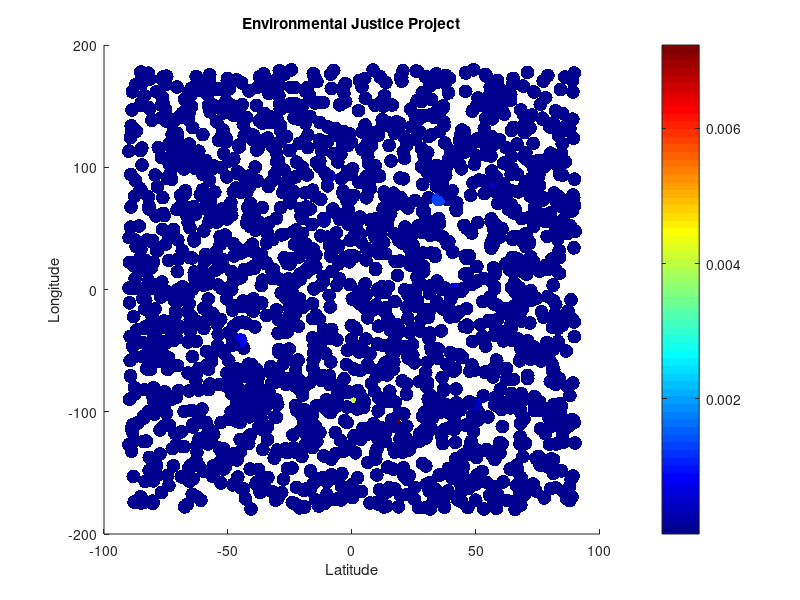
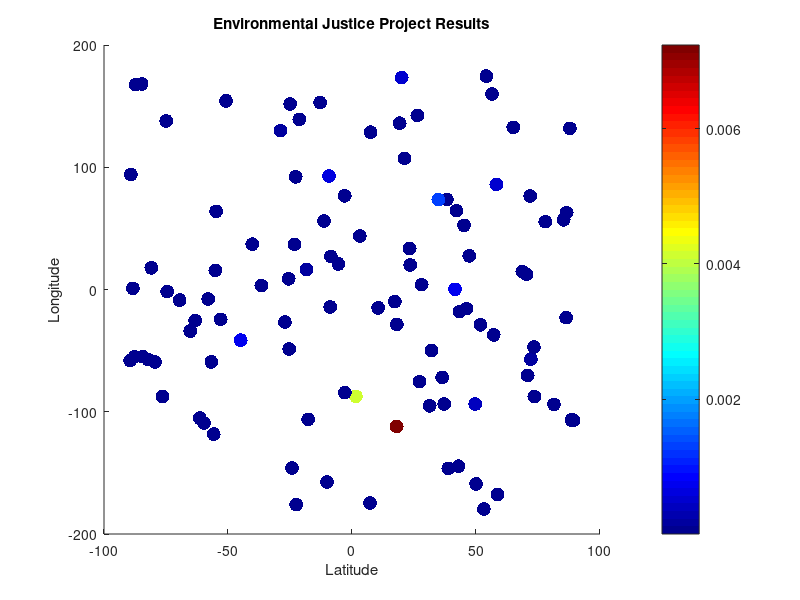

The MATLAB source for these figures, in order:
%% Create variables

% Create the data set for the Environmental Justice Project
numLocations = 2000;

locationLat = rand(numLocations,1)*180-90; %Latitude of locations
locationLong = rand(numLocations,1)*360-180; %Longitude of Locations
locationPollution = rand(numLocations,1)*100; % Pollution level at each location
locationPopulation = round(rand(numLocations,1)*100000000); %Population at each location

%% Calculate a Pollution to Population Ratio

%Calculate a ratio of pollution to population
locationRatio = locationPollution./locationPopulation;

%% Visualize Data

% Create a 2D scatterplot to visualize the data
figure;
scatter(locationLat,locationLong,100,locationRatio,'filled');
title('Environmental Justice Project');
xlabel('Latitude');
ylabel('Longitude');
colormap('jet');
colorbar;

%% Perform Analysis

% Calculate the average value of the pollution to population ratio
meanLocationRatio = mean(locationRatio);

% Calculate the standard deviation of the pollution to population ratio
stdLocationRatio = std(locationRatio);

% Find the locations with higher than average pollution to population ratio 
indices = find(locationRatio > meanLocationRatio);

% Collect the data for the locations with higher than average pollution
highPollutionLat = locationLat(indices);
highPollutionLong = locationLong(indices);
highPollutionPollution = locationPollution(indices);
highPollutionPopulation = locationPopulation(indices);

%% Visualize Results

% Create a 2D scatterplot to visualize the results
figure;
scatter(highPollutionLat,highPollutionLong,100,highPollutionPollution./highPollutionPopulation,'filled');
title('Environmental Justice Project Results');
xlabel('Latitude');
ylabel('Longitude');
colormap('jet');
colorbar;